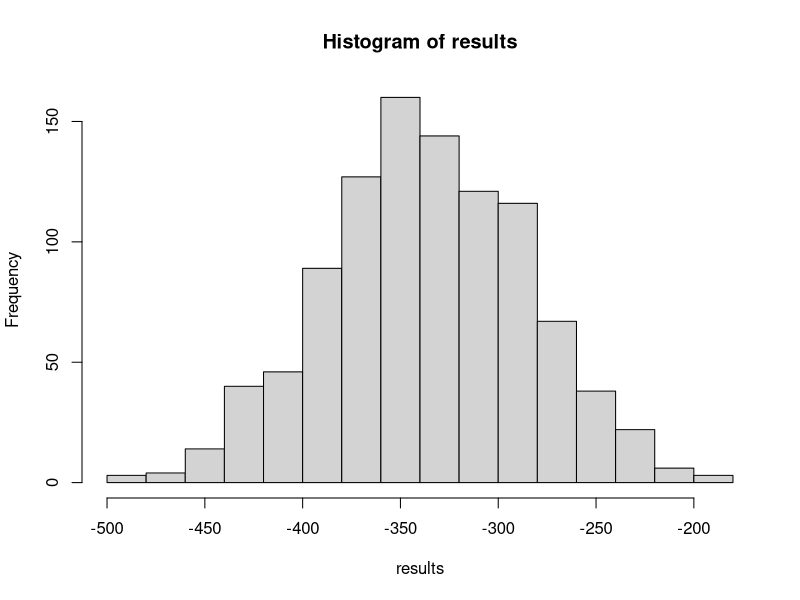
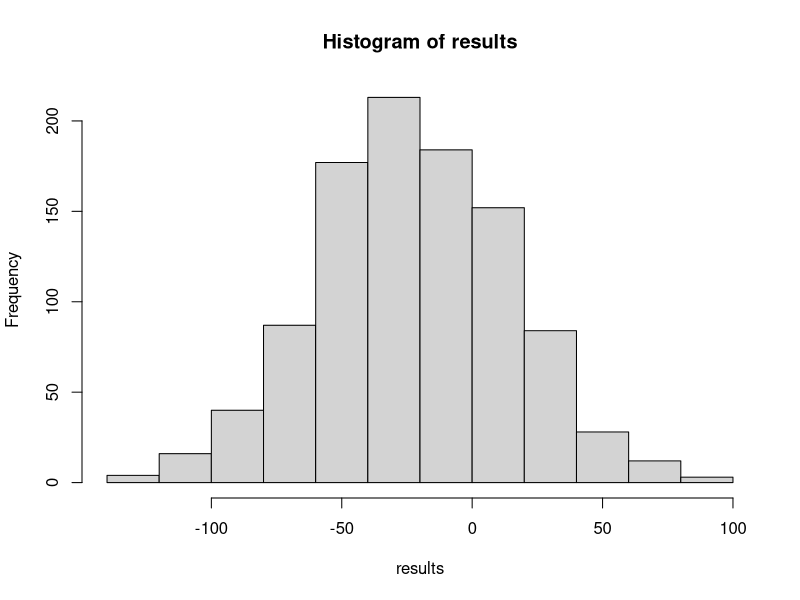

Reproduce these figures in R, in order.
## ---- chunk 1
daysYEAR=1:365
## ---- chunk 2
results=vector("numeric")
for(j in 1:1000){
bank=0
for(i in 1:637){
  class=sample(daysYEAR,28,replace=TRUE)
  class=sample(daysYEAR,35,replace=TRUE)
  n=length(unique(class))
if(n==33)bank=bank-2
if(n==35)bank=bank-4.25
  else bank=bank+1
}
results[j]=bank
}
sortRESULTS=sort(results)
lcl=sortRESULTS[25]
ucl=sortRESULTS[975]
hist(results)
## ---- chunk 3
results=vector("numeric")
for(j in 1:1000){
bank=0
for(i in 1:637){
class=sample(daysYEAR,28,replace=TRUE)
n=length(unique(class)) 
if(n==28)bank=bank-2
  else bank=bank+1
}
results[j]=bank
}
hist(results)
